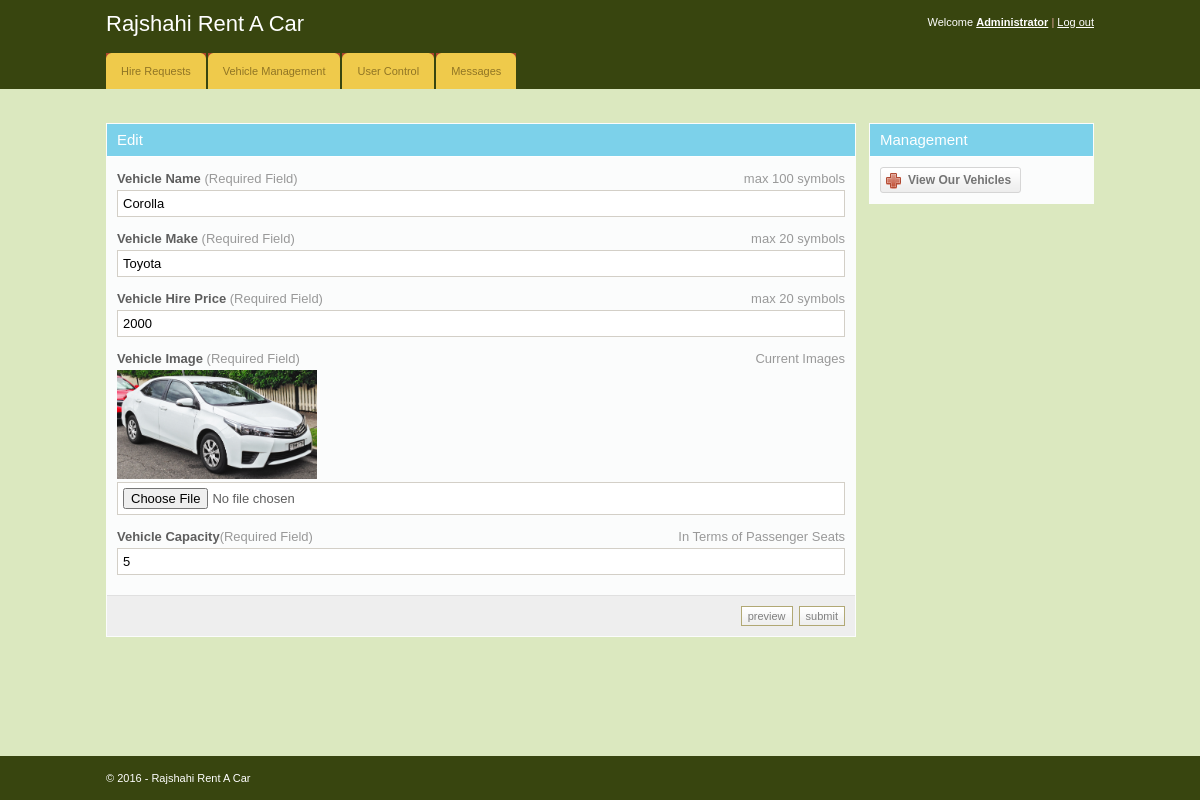
The page /admin/edit_car.php?car_id=1 (signed in) on the database its author committed.
### tables this page shows
CREATE TABLE IF NOT EXISTS `cars` (
`car_id` int(11) NOT NULL,
  `car_name` varchar(255) NOT NULL,
  `car_type` varchar(255) NOT NULL,
  `image` text NOT NULL,
  `hire_cost` int(11) NOT NULL,
  `capacity` int(11) NOT NULL,
  `status` varchar(255) NOT NULL
);

### admin/edit_car.php (the view, shortened to what this page needs)
<?php
include '../includes/config.php';
$car = null;
if (isset($_GET['car_id'])) {
    $qr = "SELECT * FROM cars  WHERE car_id=" . $_GET['car_id'];
    $res = $conn->query($qr);
    if ($res->num_rows > 0) {
        $car = $res->fetch_assoc();
    }
}
?>
<!DOCTYPE html>
<html>
    <head>
        <link rel="stylesheet" href="css/style.css" type="text/css" media="all" />
    </head>
    <body>
        <div id="header">
            <div class="shell">
                <?php
                include 'menu.php';
                ?>
            </div>
        </div>
        <div id="container">
            <div class="shell">
                <br />
                <div id="main">
                    <div id="content">
                        <div class="box">
                            <div class="box-head">
                                <h2>Edit </h2>
                            </div>
                            <?php if (is_null($car)): ?>
                                <p>Car not found </p>
                            <?php else : ?>
                                <form action="" method="post" enctype="multipart/form-data">
                                    <div class="form">
                                        <p>
                                            <span class="req">max 100 symbols</span>
                                            <label>Vehicle Name <span>(Required Field)</span></label>
                                            <input type="text" class="field size1" name="car_name" value="<?php echo $car['car_name']; ?>" required />
                                        </p>
                                        <p>
                                            <span class="req">max 20 symbols</span>
                                            <label>Vehicle Make <span>(Required Field)</span></label>
                                            <input type="text" class="field size1" name="car_type" value="<?php echo $car['car_type']; ?>" required />
                                        </p>
                                        <p>
                                            <span class="req">max 20 symbols</span>
                                            <label>Vehicle Hire Price <span>(Required Field)</span></label>
                                            <input type="text" class="field size1" name="hire_cost" value="<?php echo $car['hire_cost']; ?>" required />
                                        </p>
                                        <p>
                                            <span class="req">Current Images</span>
                                            <label>Vehicle Image <span>(Required Field)</span></label>
                                            <img src="../cars/<?php echo $car['image']; ?>" width='200px'/>
                                            <input type="file" class="field size1" name="image" />
                                        </p>
                                        <p>
                                            <span class="req">In Terms of Passenger Seats</span>
                                            <label>Vehicle Capacity<span>(Required Field)</span></label>
                                            <input type="text" class="field size1" name="capacity" value="<?php echo $car['capacity']; ?>" required />
                                        </p>
                                    </div>
                                    <div class="buttons">
                                        <input type="button" class="button" value="preview" />
                                        <input type="submit" class="button" value="submit" name="send" />
                                    </div>
                                </form>
                            <?php endif; ?>
                        </div>
                    </div>
                    <div id="sidebar">
                        <div class="box">
                            <div class="box-head">
                                <h2>Management</h2>
                            </div>
                            <div class="box-content">
                                <a href="add_vehicles.php" class="add-button"><span>View Our Vehicles</span></a>
                            </div>
                        </div>
                    </div>
                </div>
            </div>
        </div>
        <div id="footer">
            <div class="shell">
                <span class="left">&copy; <?php echo date("Y"); ?> - Rajshahi Rent A Car</span>
            </div>
        </div>
    </body>
</html>

### admin/css/style.css (style rules this page uses)
* { padding:0; margin:0; outline:0; }
body { background:#dbe8bf; font-family: Verdana, sans-serif; font-size:11px; line-height:14px; color:#5e5e5e; }
input, textarea, select { font-family: Verdana, sans-serif; font-size:13px; }
.field { border:solid 1px #d3cfc7; background:#fff; padding:5px; }
.button { background:#eee url(images/button.gif) repeat-x 0 0; border:solid 1px #b1a874; color:#7f7f7f; font-size:11px; padding:2px 6px 2px 6px; cursor:pointer; line-height:14px !important; }
a { color:#ba4c32; text-decoration: underline; cursor:pointer; }
.left, .alignleft { float:left; display:inline; }
h2 { font-size:15px; font-weight: normal; }
.shell { width:988px; margin:0 auto; }
#header { height:89px; background-color: #38450F; white-space:nowrap; }
#container { padding:20px 0; }
#content { float:left; width:750px; }
#sidebar { float:right; width:225px; }
.box { background:#fbfcfc; height:100%; padding:1px; margin-bottom:20px; }
.box-head { background:#7CD1EA; height:32px; color:#fff; padding: 0 10px; line-height:32px; white-space:nowrap; border-bottom:solid 1px #fff; }
.form { padding:15px 10px 5px 10px; }
.form label { display:block; font-weight: bold; font-size:13px; padding-bottom:4px; }
.form label span { color:#999; font-weight: normal; }
.form .field { display:block; }
.form .req { font-size:13px; float:right; white-space:nowrap; color:#999; }
.form p { padding-bottom:15px; }
.size1 { width:716px; }
.buttons { text-align: right; padding:10px; background:#eee; border-top:solid 1px #e0e0e0; }
.buttons .button { margin-left:3px; }
.box-content { padding:10px; }
.add-button, .add-button span { float:left; height:26px; background:url(images/add-button.gif) no-repeat 0 0; padding:0 0 0 28px; }
.add-button span { background-position:right 0; padding:0 10px 0 0; }
.add-button { font-weight: bold; font-size:12px; color:#747474; text-decoration: none; line-height:26px; }
#footer { position: fixed; bottom: 0; width: 100%; height:44px; background:#38450F; line-height:44px; color:#fff; }

### rows shown on the page
cars: car_name "Corolla", car_type "Toyota", hire_cost "2000", image (picture), capacity "5"
